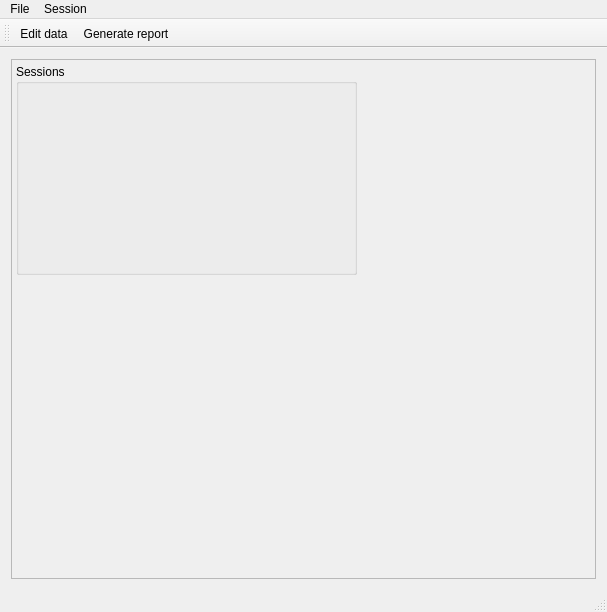
<?xml version="1.0" encoding="UTF-8"?>
<ui version="4.0">
 <class>AnalysWindow</class>
 <widget class="QMainWindow" name="AnalysWindow">
  <property name="geometry">
   <rect>
    <x>0</x>
    <y>0</y>
    <width>607</width>
    <height>612</height>
   </rect>
  </property>
  <property name="windowTitle">
   <string>Data handling</string>
  </property>
  <property name="windowIcon">
   <iconset resource="../resuurces/resources.qrc">
    <normaloff>:/view-expenses-categories.png</normaloff>:/view-expenses-categories.png</iconset>
  </property>
  <widget class="QWidget" name="centralWidget">
   <layout class="QVBoxLayout" name="verticalLayout">
    <item>
     <widget class="QScrollArea" name="scrollArea">
      <property name="widgetResizable">
       <bool>true</bool>
      </property>
      <widget class="QWidget" name="scrollAreaWidgetContents">
       <property name="geometry">
        <rect>
         <x>0</x>
         <y>0</y>
         <width>593</width>
         <height>527</height>
        </rect>
       </property>
       <widget class="SelSessionBox" name="selSessionBox">
        <property name="geometry">
         <rect>
          <x>4</x>
          <y>4</y>
          <width>341</width>
          <height>211</height>
         </rect>
        </property>
        <property name="minimumSize">
         <size>
          <width>240</width>
          <height>0</height>
         </size>
        </property>
        <property name="title">
         <string>Sessions</string>
        </property>
       </widget>
      </widget>
     </widget>
    </item>
   </layout>
  </widget>
  <widget class="QMenuBar" name="menuBar">
   <property name="geometry">
    <rect>
     <x>0</x>
     <y>0</y>
     <width>607</width>
     <height>21</height>
    </rect>
   </property>
   <widget class="QMenu" name="menuFile">
    <property name="title">
     <string>File</string>
    </property>
    <addaction name="actionExit"/>
   </widget>
   <widget class="QMenu" name="menuSession">
    <property name="title">
     <string>Session</string>
    </property>
    <addaction name="actionEditData"/>
    <addaction name="actionReport"/>
   </widget>
   <addaction name="menuFile"/>
   <addaction name="menuSession"/>
  </widget>
  <widget class="QToolBar" name="mainToolBar">
   <attribute name="toolBarArea">
    <enum>TopToolBarArea</enum>
   </attribute>
   <attribute name="toolBarBreak">
    <bool>false</bool>
   </attribute>
   <addaction name="actionEditData"/>
   <addaction name="actionReport"/>
  </widget>
  <widget class="QStatusBar" name="statusBar"/>
  <action name="actionExit">
   <property name="text">
    <string>Exit</string>
   </property>
  </action>
  <action name="actionEditData">
   <property name="icon">
    <iconset resource="../resuurces/resources.qrc">
     <normaloff>:/story-editor.png</normaloff>:/story-editor.png</iconset>
   </property>
   <property name="text">
    <string>Edit data</string>
   </property>
  </action>
  <action name="actionReport">
   <property name="icon">
    <iconset resource="../resuurces/resources.qrc">
     <normaloff>:/mail-mark-task.png</normaloff>:/mail-mark-task.png</iconset>
   </property>
   <property name="text">
    <string>Generate report</string>
   </property>
  </action>
 </widget>
 <layoutdefault spacing="6" margin="11"/>
 <customwidgets>
  <customwidget>
   <class>SelSessionBox</class>
   <extends>QGroupBox</extends>
   <header>selsessionbox.h</header>
   <container>1</container>
  </customwidget>
 </customwidgets>
 <resources>
  <include location="../resuurces/resources.qrc"/>
 </resources>
 <connections>
  <connection>
   <sender>actionExit</sender>
   <signal>triggered()</signal>
   <receiver>AnalysWindow</receiver>
   <slot>close()</slot>
   <hints>
    <hint type="sourcelabel">
     <x>-1</x>
     <y>-1</y>
    </hint>
    <hint type="destinationlabel">
     <x>303</x>
     <y>305</y>
    </hint>
   </hints>
  </connection>
  <connection>
   <sender>actionEditData</sender>
   <signal>triggered()</signal>
   <receiver>AnalysWindow</receiver>
   <slot>onEditData()</slot>
   <hints>
    <hint type="sourcelabel">
     <x>-1</x>
     <y>-1</y>
    </hint>
    <hint type="destinationlabel">
     <x>303</x>
     <y>305</y>
    </hint>
   </hints>
  </connection>
  <connection>
   <sender>actionReport</sender>
   <signal>hovered()</signal>
   <receiver>AnalysWindow</receiver>
   <slot>onGenerateReport()</slot>
   <hints>
    <hint type="sourcelabel">
     <x>-1</x>
     <y>-1</y>
    </hint>
    <hint type="destinationlabel">
     <x>303</x>
     <y>305</y>
    </hint>
   </hints>
  </connection>
 </connections>
 <slots>
  <slot>onEditData()</slot>
  <slot>onGenerateReport()</slot>
 </slots>
</ui>
